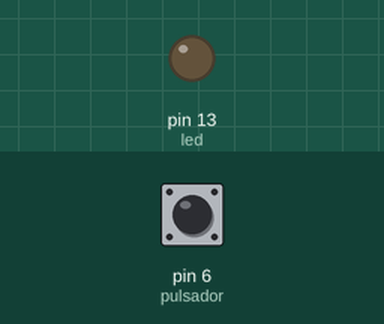
This sketch was run on a simulated Arduino Uno, built with avr-gcc and run on an emulated ATmega328P. On the bench: output pins drawn as LEDs (lit = HIGH). The inputs (shaded band) are chosen by the test bench; at power-on: pin 6 (pulsador) LOW.

Above: at 1.2 s.
1.3 s: pin 6 (pulsador) pulled HIGH for 0.15 s
At 1.37 s:
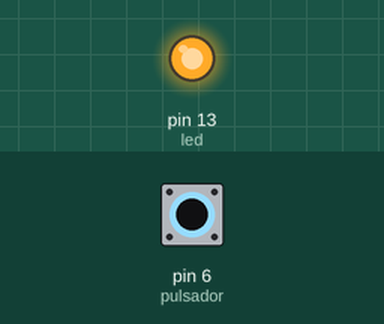
2.9 s: pin 6 (pulsador) pulled HIGH for 3.2 s
At 7.3 s:
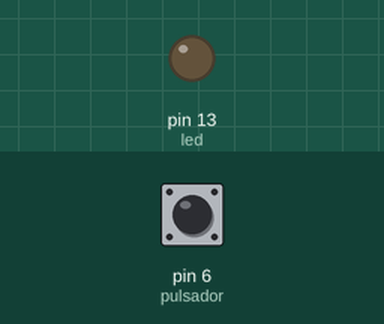
Timing chart, 0 to 8.8 s (numbered marks = the images above; inputs shaded):
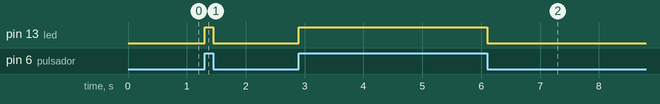

Measured:
- after the input at 1.3 s, pin 13 (led): LOW → HIGH at once, → LOW 0.15 s later
- after the input at 2.9 s, pin 13 (led): LOW → HIGH at once, → LOW 3.2 s later

The sketch:

Servo_potenciometro.ino
```cpp
int pulsador = 6;
int led = 13;
int Vpul = 0;
int Vled = 0;
int Vpul2 = 0;

void setup()
{
  pinMode(led, OUTPUT);// Configura el pin del LED como salida
  pinMode(pulsador, INPUT);  // Configura el pin del pulsador como entrada
}

void loop()
{
  Vpul = digitalRead(pulsador);// Lee el estado actual del pulsador
  if (Vpul != Vpul2)
  { // Verifica si el estado del pulsador ha cambiado

    if (Vpul == HIGH) // Si ha cambiado, verifica si el pulsador ha sido presionado
    {
      digitalWrite(led, HIGH); // Enciende el LED si el pulsador ha sido presionado
    } else
    {
      digitalWrite(led, LOW);   // Apaga el LED si el pulsador ha sido liberado
    }
  }
  Vpul2 = Vpul;// Almacena el estado actual del pulsador como el estado anterior
}
```
